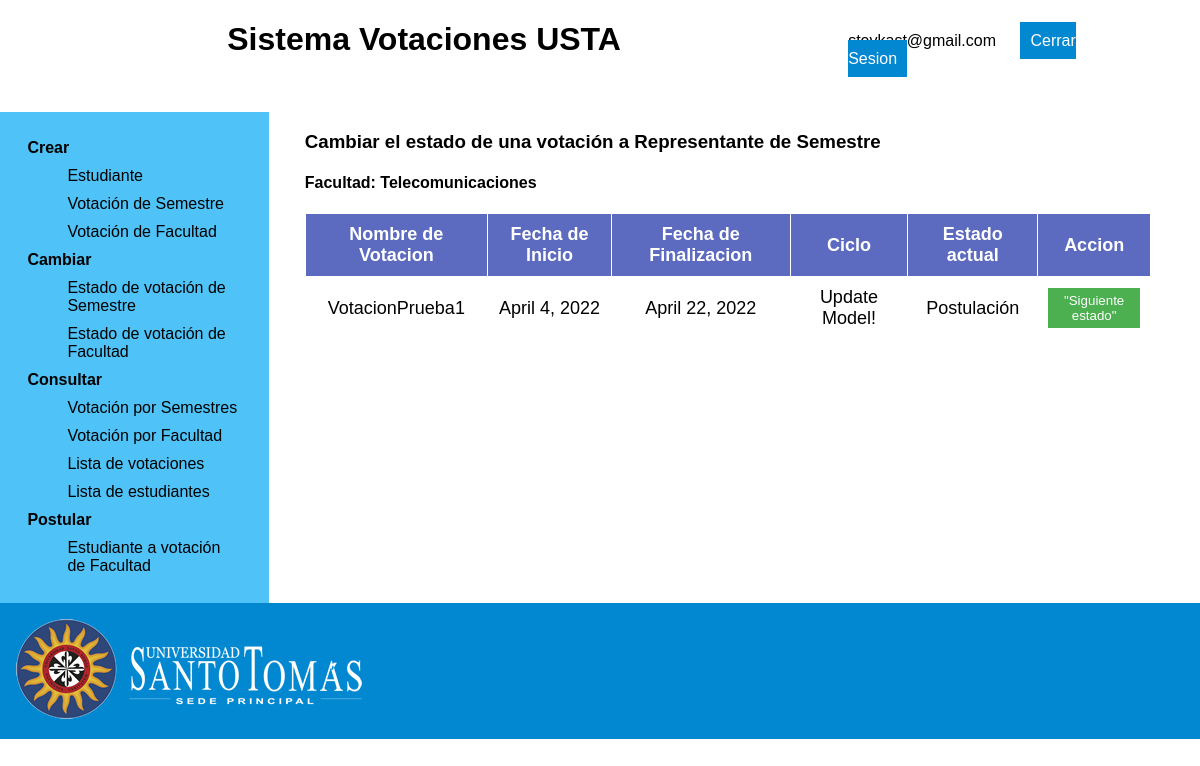
/changeCycleVotingStatus/ (signed in), run on an earlier commit of the app's database.
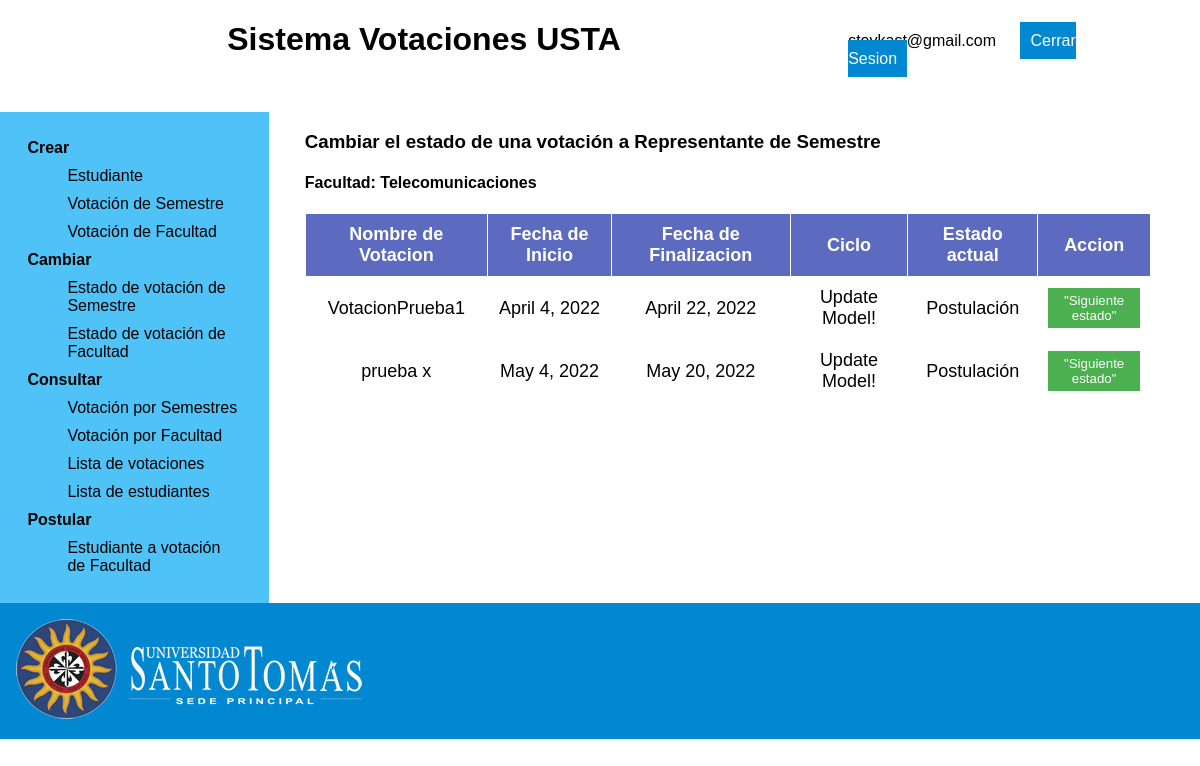
And on a later commit of the database.
### app_votaciones/models.py (models this page shows, shortened)
class Votacion(models.Model):
    nombre = models.CharField(max_length=45)
    start_date = models.DateField(
                                auto_now=False,
	                            auto_now_add=False,
    )
    end_date = models.DateField(auto_now=False,
	                            auto_now_add=False,
                                )
    idTipo = models.ForeignKey(TipoVotacion,
                  related_name='votaciones',
                  null=False,
                  on_delete=models.PROTECT)
    idEstado = models.ForeignKey(EstadoVotacion,
                  related_name='votaciones',
                  null=False,
                  on_delete=models.PROTECT)
    idFacultad = models.ForeignKey(Facultad,
                  related_name='votaciones',
                  null=False,
                  on_delete=models.PROTECT)
    class Meta:
        app_label = 'app_votaciones'

### app_votaciones/views.py (the view)
# urls.py: path('changeCycleVotingStatus/', views.changeCycleVotingStatus, name='changeCycleVotingStatus'),
@login_required
def changeCycleVotingStatus(request):
    query = Votacion.objects.all()
    lista = list(query.values())
    fac = Facultad.objects.get(id=Decano.objects.get(id=request.user.id).idFacultad_id)
    contexto = {"votaciones":lista, "facultad":fac, "facultad_id":fac.id }
    return render(request, 'changeCycleVotingStatus.html',contexto)

### app_votaciones/templates/changeCycleVotingStatus.html (shortened to what this page needs)
{% extends "dean.html" %}
{% load static %}
{% block main %}
<h3>Cambiar el estado de una votación a Representante de Semestre</h3>
{% if facultad %}
  <h4> Facultad: {{ facultad.nombre }} </h4>
{% endif %}
<table>
  <thead>
    <tr>
      <th>Nombre de Votacion</th>
      <th>Fecha de Inicio</th>
      <th>Fecha de Finalizacion</th>
      <th>Ciclo</th>
      <th>Estado actual</th>
      <th>Accion</th>
    </tr>
  </thead>
  <tbody>
    {% if votaciones %}
    {% for votacion in votaciones %}
    {% if votacion.idTipo_id == 1 and facultad_id == votacion.idFacultad_id %}
    <tr>
      <td>{{votacion.nombre}}</td>
      <td>{{votacion.start_date}}</td>
      <td>{{votacion.end_date}}</td>
      <td>Update Model!</td>
      {% if votacion.idEstado_id == 1 %}
      <td> Postulación </td>
      {% elif votacion.idEstado_id == 2 %}
      <td> Votacion </td>
      {% else %}
      <td> Cerrada </td>
      {% endif %}
      <form action="{% url 'app:nextStatus' %}" method="post">
        <td><button type="submit" name='id' value={{votacion.id}}>"Siguiente estado"</button></td>
      </form>
    </tr>
    {% endif %}
    {% endfor %}
    {% endif %}
  </tbody>
</table>
{% endblock %}

What changed in the data, as far as the page shows it:
added Votacion: nombre "prueba x", start_date "May 4, 2022", end_date "May 20, 2022", shows "Postulación", {{ votacion.id }} 3 (drawn)
